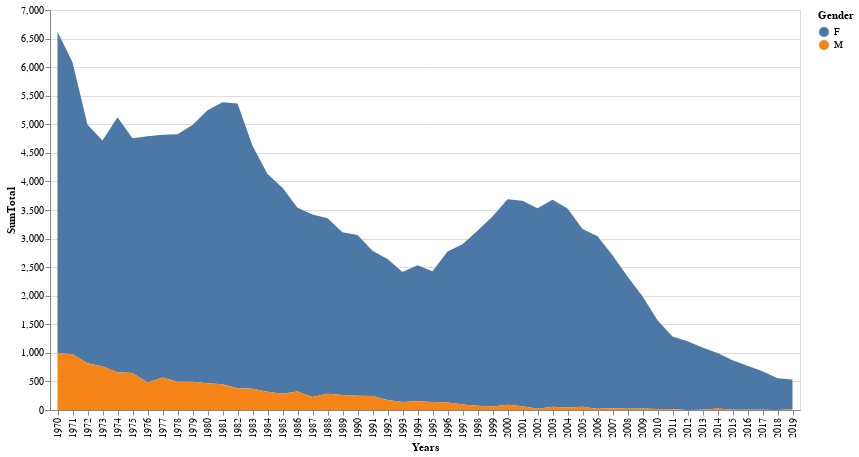

Notebook code cell kept with this figure:
### Code cell
df |>
    @filter(_.Period >= 1970) |>
    @filter(_.Name == "Leslie") |>
    @groupby({_.Gender, _.Period}, _.Total) |>
    @map({Gender=key(_)[1], Years=key(_)[2], SumTotal=sum(_)}) |>
    @orderby(_.Years) |>
    @vlplot(:area, x="Years:o", y="SumTotal:q", color="Gender:n", width=750, height=400)

### Figure 1 — Vega-Lite specification as saved in the notebook (floating-point values rounded to 4 significant figures)
{"data": {"values": [{"Gender": "F", "SumTotal": 5623, "Years": 1970}, {"Gender": "M", "SumTotal": 998, "Years": 1970}, {"Gender": "F", "SumTotal": 5109, "Years": 1971}, {"Gender": "M", "SumTotal": 977, "Years": 1971}, {"Gender": "F", "SumTotal": 4174, "Years": 1972}, {"Gender": "M", "SumTotal": 816, "Years": 1972}, {"Gender": "F", "SumTotal": 3953, "Years": 1973}, {"Gender": "M", "SumTotal": 762, "Years": 1973}, {"Gender": "F", "SumTotal": 4461, "Years": 1974}, {"Gender": "M", "SumTotal": 661, "Years": 1974}, {"Gender": "F", "SumTotal": 4105, "Years": 1975}, {"Gender": "M", "SumTotal": 649, "Years": 1975}, {"Gender": "F", "SumTotal": 4310, "Years": 1976}, {"Gender": "M", "SumTotal": 482, "Years": 1976}, {"Gender": "F", "SumTotal": 4250, "Years": 1977}, {"Gender": "M", "SumTotal": 567, "Years": 1977}, {"Gender": "F", "SumTotal": 4334, "Years": 1978}, {"Gender": "M", "SumTotal": 493, "Years": 1978}, {"Gender": "F", "SumTotal": 4495, "Years": 1979}, {"Gender": "M", "SumTotal": 494, "Years": 1979}, {"Gender": "F", "SumTotal": 4776, "Years": 1980}, {"Gender": "M", "SumTotal": 470, "Years": 1980}, {"Gender": "F", "SumTotal": 4934, "Years": 1981}, {"Gender": "M", "SumTotal": 452, "Years": 1981}, {"Gender": "F", "SumTotal": 4985, "Years": 1982}, {"Gender": "M", "SumTotal": 380, "Years": 1982}, {"Gender": "F", "SumTotal": 4250, "Years": 1983}, {"Gender": "M", "SumTotal": 373, "Years": 1983}, {"Gender": "F", "SumTotal": 3808, "Years": 1984}, {"Gender": "M", "SumTotal": 321, "Years": 1984}, {"Gender": "F", "SumTotal": 3606, "Years": 1985}, {"Gender": "M", "SumTotal": 285, "Years": 1985}, {"Gender": "F", "SumTotal": 3217, "Years": 1986}, {"Gender": "M", "SumTotal": 323, "Years": 1986}, {"Gender": "F", "SumTotal": 3195, "Years": 1987}, {"Gender": "M", "SumTotal": 227, "Years": 1987}, {"Gender": "F", "SumTotal": 3072, "Years": 1988}, {"Gender": "M", "SumTotal": 283, "Years": 1988}, {"Gender": "F", "SumTotal": 2849, "Years": 1989}, {"Gender": "M", "SumTotal": 263, "Years": 1989}, {"Gender": "F", "SumTotal": 2812, "Years": 1990}, {"Gender": "M", "SumTotal": 251, "Years": 1990}, {"Gender": "F", "SumTotal": 2539, "Years": 1991}, {"Gender": "M", "SumTotal": 246, "Years": 1991}, {"Gender": "F", "SumTotal": 2465, "Years": 1992}, {"Gender": "M", "SumTotal": 177, "Years": 1992}, {"Gender": "F", "SumTotal": 2273, "Years": 1993}, {"Gender": "M", "SumTotal": 141, "Years": 1993}, {"Gender": "F", "SumTotal": 2379, "Years": 1994}, {"Gender": "M", "SumTotal": 154, "Years": 1994}, {"Gender": "F", "SumTotal": 2290, "Years": 1995}, {"Gender": "M", "SumTotal": 138, "Years": 1995}, {"Gender": "F", "SumTotal": 2645, "Years": 1996}, {"Gender": "M", "SumTotal": 130, "Years": 1996}, {"Gender": "F", "SumTotal": 2801, "Years": 1997}, {"Gender": "M", "SumTotal": 98, "Years": 1997}, {"Gender": "F", "SumTotal": 3062, "Years": 1998}, {"Gender": "M", "SumTotal": 76, "Years": 1998}, {"Gender": "F", "SumTotal": 3323, "Years": 1999}, {"Gender": "M", "SumTotal": 63, "Years": 1999}, {"Gender": "F", "SumTotal": 3596, "Years": 2000}, {"Gender": "M", "SumTotal": 94, "Years": 2000}, {"Gender": "F", "SumTotal": 3598, "Years": 2001}, {"Gender": "M", "SumTotal": 66, "Years": 2001}, {"Gender": "F", "SumTotal": 3507, "Years": 2002}, {"Gender": "M", "SumTotal": 23, "Years": 2002}, {"Gender": "F", "SumTotal": 3623, "Years": 2003}, {"Gender": "M", "SumTotal": 55, "Years": 2003}, {"Gender": "F", "SumTotal": 3484, "Years": 2004}, {"Gender": "M", "SumTotal": 42, "Years": 2004}, {"Gender": "F", "SumTotal": 3109, "Years": 2005}, {"Gender": "M", "SumTotal": 59, "Years": 2005}, {"Gender": "F", "SumTotal": 3017, "Years": 2006}, {"Gender": "M", "SumTotal": 23, "Years": 2006}, {"Gender": "F", "SumTotal": 2677, "Years": 2007}, {"Gender": "M", "SumTotal": 31, "Years": 2007}, {"Gender": "F", "SumTotal": 2314, "Years": 2008}, {"Gender": "M", "SumTotal": 24, "Years": 2008}, {"Gender": "F", "SumTotal": 1962, "Years": 2009}, {"Gender": "M", "SumTotal": 27, "Years": 2009}, {"Gender": "F", "SumTotal": 1556, "Years": 2010}, {"Gender": "M", "SumTotal": 16, "Years": 2010}, {"Gender": "F", "SumTotal": 1273, "Years": 2011}, {"Gender": "M", "SumTotal": 13, "Years": 2011}, {"Gender": "F", "SumTotal": 1202, "Years": 2012}, {"Gender": "F", "SumTotal": 1088, "Years": 2013}, {"Gender": "M", "SumTotal": 6, "Years": 2013}, {"Gender": "F", "SumTotal": 972, "Years": 2014}, {"Gender": "M", "SumTotal": 25, "Years": 2014}, {"Gender": "F", "SumTotal": 866, "Years": 2015}, {"Gender": "M", "SumTotal": 5, "Years": 2015}, {"Gender": "F", "SumTotal": 769, "Years": 2016}, {"Gender": "M", "SumTotal": 6, "Years": 2016}, {"Gender": "F", "SumTotal": 674, "Years": 2017}, {"Gender": "M", "SumTotal": 6, "Years": 2017}, {"Gender": "F", "SumTotal": 555, "Years": 2018}, {"Gender": "F", "SumTotal": 524, "Years": 2019}, {"Gender": "M", "SumTotal": 11, "Years": 2019}]}, "encoding": {"color": {"field": "Gender", "type": "nominal"}, "x": {"field": "Years", "type": "ordinal"}, "y": {"field": "SumTotal", "type": "quantitative"}}, "height": 400, "mark": "area", "width": 750}
